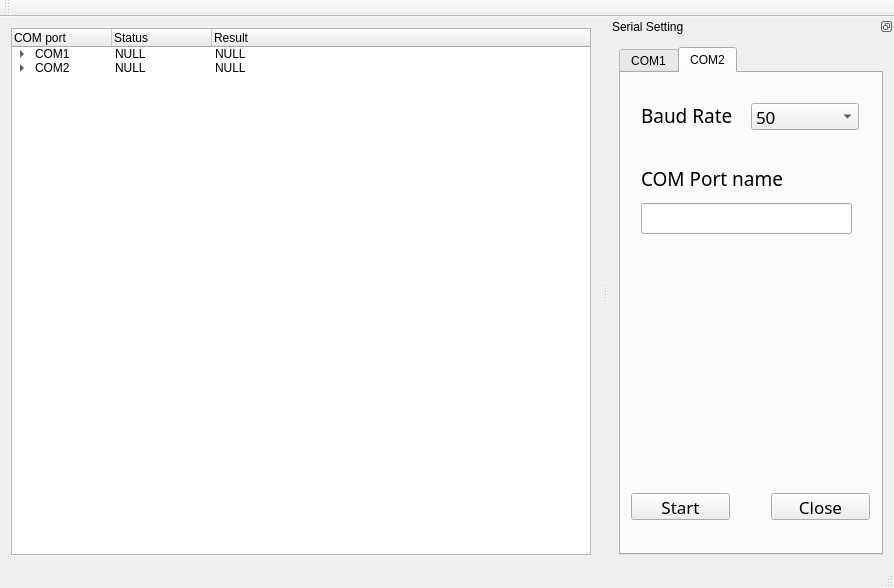
<?xml version="1.0" encoding="UTF-8"?>
<ui version="4.0">
 <class>MainWindow</class>
 <widget class="QMainWindow" name="MainWindow">
  <property name="geometry">
   <rect>
    <x>0</x>
    <y>0</y>
    <width>894</width>
    <height>588</height>
   </rect>
  </property>
  <property name="windowTitle">
   <string>ADV_serial</string>
  </property>
  <widget class="QWidget" name="centralWidget">
   <layout class="QGridLayout" name="gridLayout">
    <item row="1" column="0">
     <widget class="QTreeWidget" name="treeWidget">
      <property name="maximumSize">
       <size>
        <width>16777215</width>
        <height>16777215</height>
       </size>
      </property>
      <column>
       <property name="text">
        <string>COM port</string>
       </property>
      </column>
      <column>
       <property name="text">
        <string>Status</string>
       </property>
      </column>
      <column>
       <property name="text">
        <string>Result</string>
       </property>
      </column>
      <item>
       <property name="text">
        <string>COM1</string>
       </property>
       <property name="font">
        <font>
         <family>Ubuntu</family>
         <kerning>true</kerning>
        </font>
       </property>
       <property name="text">
        <string>NULL</string>
       </property>
       <property name="text">
        <string>NULL</string>
       </property>
       <property name="flags">
        <set>ItemIsDragEnabled|ItemIsUserCheckable|ItemIsEnabled</set>
       </property>
       <item>
        <property name="text">
         <string>Round</string>
        </property>
        <property name="text">
         <string/>
        </property>
        <property name="text">
         <string/>
        </property>
       </item>
       <item>
        <property name="text">
         <string>Write byte</string>
        </property>
        <property name="text">
         <string/>
        </property>
        <property name="text">
         <string/>
        </property>
       </item>
       <item>
        <property name="text">
         <string>Read byte</string>
        </property>
        <property name="text">
         <string/>
        </property>
        <property name="text">
         <string/>
        </property>
       </item>
      </item>
      <item>
       <property name="text">
        <string>COM2</string>
       </property>
       <property name="text">
        <string>NULL</string>
       </property>
       <property name="text">
        <string>NULL</string>
       </property>
       <item>
        <property name="text">
         <string>Round</string>
        </property>
       </item>
       <item>
        <property name="text">
         <string>Write byte</string>
        </property>
        <property name="text">
         <string/>
        </property>
        <property name="text">
         <string/>
        </property>
       </item>
       <item>
        <property name="text">
         <string>Read byte</string>
        </property>
        <property name="text">
         <string/>
        </property>
        <property name="text">
         <string/>
        </property>
       </item>
      </item>
     </widget>
    </item>
   </layout>
  </widget>
  <widget class="QMenuBar" name="menuBar">
   <property name="geometry">
    <rect>
     <x>0</x>
     <y>0</y>
     <width>894</width>
     <height>22</height>
    </rect>
   </property>
  </widget>
  <widget class="QToolBar" name="mainToolBar">
   <attribute name="toolBarArea">
    <enum>TopToolBarArea</enum>
   </attribute>
   <attribute name="toolBarBreak">
    <bool>false</bool>
   </attribute>
  </widget>
  <widget class="QStatusBar" name="statusBar"/>
  <widget class="QDockWidget" name="dockWidget">
   <property name="sizePolicy">
    <sizepolicy hsizetype="Minimum" vsizetype="Preferred">
     <horstretch>0</horstretch>
     <verstretch>0</verstretch>
    </sizepolicy>
   </property>
   <property name="minimumSize">
    <size>
     <width>286</width>
     <height>361</height>
    </size>
   </property>
   <property name="features">
    <set>QDockWidget::DockWidgetFloatable|QDockWidget::DockWidgetMovable</set>
   </property>
   <property name="windowTitle">
    <string>Serial Setting</string>
   </property>
   <attribute name="dockWidgetArea">
    <number>2</number>
   </attribute>
   <widget class="QWidget" name="dockWidgetContents">
    <layout class="QGridLayout" name="gridLayout_4">
     <item row="0" column="0">
      <widget class="QTabWidget" name="tabWidget">
       <property name="currentIndex">
        <number>1</number>
       </property>
       <widget class="QWidget" name="tab">
        <attribute name="title">
         <string>COM1</string>
        </attribute>
        <widget class="QLabel" name="label">
         <property name="geometry">
          <rect>
           <x>20</x>
           <y>30</y>
           <width>101</width>
           <height>24</height>
          </rect>
         </property>
         <property name="font">
          <font>
           <family>Futura</family>
           <pointsize>14</pointsize>
           <weight>50</weight>
           <italic>false</italic>
           <bold>false</bold>
          </font>
         </property>
         <property name="text">
          <string>Baud Rate</string>
         </property>
        </widget>
        <widget class="QComboBox" name="comboBox1">
         <property name="geometry">
          <rect>
           <x>130</x>
           <y>30</y>
           <width>108</width>
           <height>27</height>
          </rect>
         </property>
         <property name="font">
          <font>
           <family>American Typewriter</family>
           <pointsize>13</pointsize>
           <italic>false</italic>
          </font>
         </property>
         <property name="currentText">
          <string>9600</string>
         </property>
         <item>
          <property name="text">
           <string>50</string>
          </property>
         </item>
         <item>
          <property name="text">
           <string>75</string>
          </property>
         </item>
         <item>
          <property name="text">
           <string>110</string>
          </property>
         </item>
         <item>
          <property name="text">
           <string>150</string>
          </property>
         </item>
         <item>
          <property name="text">
           <string>300</string>
          </property>
         </item>
         <item>
          <property name="text">
           <string>600</string>
          </property>
         </item>
         <item>
          <property name="text">
           <string>1200</string>
          </property>
         </item>
         <item>
          <property name="text">
           <string>1800</string>
          </property>
         </item>
         <item>
          <property name="text">
           <string>2400</string>
          </property>
         </item>
         <item>
          <property name="text">
           <string>4800</string>
          </property>
         </item>
         <item>
          <property name="text">
           <string>7200</string>
          </property>
         </item>
         <item>
          <property name="text">
           <string>9600</string>
          </property>
         </item>
         <item>
          <property name="text">
           <string>14400</string>
          </property>
         </item>
         <item>
          <property name="text">
           <string>19200</string>
          </property>
         </item>
         <item>
          <property name="text">
           <string>38400</string>
          </property>
         </item>
         <item>
          <property name="text">
           <string>57600</string>
          </property>
         </item>
         <item>
          <property name="text">
           <string>115200</string>
          </property>
         </item>
         <item>
          <property name="text">
           <string>230400</string>
          </property>
         </item>
         <item>
          <property name="text">
           <string>460800</string>
          </property>
         </item>
         <item>
          <property name="text">
           <string>921600</string>
          </property>
         </item>
        </widget>
        <widget class="QLabel" name="label_2">
         <property name="geometry">
          <rect>
           <x>20</x>
           <y>90</y>
           <width>211</width>
           <height>31</height>
          </rect>
         </property>
         <property name="font">
          <font>
           <family>Futura</family>
           <pointsize>14</pointsize>
          </font>
         </property>
         <property name="midLineWidth">
          <number>0</number>
         </property>
         <property name="text">
          <string>COM Port name</string>
         </property>
        </widget>
        <widget class="QLineEdit" name="comName1">
         <property name="geometry">
          <rect>
           <x>20</x>
           <y>130</y>
           <width>211</width>
           <height>31</height>
          </rect>
         </property>
        </widget>
        <widget class="QPushButton" name="startButton1">
         <property name="geometry">
          <rect>
           <x>10</x>
           <y>420</y>
           <width>99</width>
           <height>27</height>
          </rect>
         </property>
         <property name="font">
          <font>
           <family>Futura</family>
           <pointsize>13</pointsize>
          </font>
         </property>
         <property name="text">
          <string>Start</string>
         </property>
        </widget>
        <widget class="QPushButton" name="closeButton1">
         <property name="enabled">
          <bool>true</bool>
         </property>
         <property name="geometry">
          <rect>
           <x>140</x>
           <y>420</y>
           <width>99</width>
           <height>27</height>
          </rect>
         </property>
         <property name="font">
          <font>
           <family>Futura</family>
           <pointsize>13</pointsize>
          </font>
         </property>
         <property name="text">
          <string>Close</string>
         </property>
         <property name="autoDefault">
          <bool>true</bool>
         </property>
         <property name="default">
          <bool>false</bool>
         </property>
        </widget>
       </widget>
       <widget class="QWidget" name="tab_2">
        <attribute name="title">
         <string>COM2</string>
        </attribute>
        <widget class="QPushButton" name="startButton2">
         <property name="geometry">
          <rect>
           <x>10</x>
           <y>420</y>
           <width>99</width>
           <height>27</height>
          </rect>
         </property>
         <property name="font">
          <font>
           <family>Futura</family>
           <pointsize>13</pointsize>
          </font>
         </property>
         <property name="cursor">
          <cursorShape>ArrowCursor</cursorShape>
         </property>
         <property name="text">
          <string>Start</string>
         </property>
         <property name="checkable">
          <bool>false</bool>
         </property>
        </widget>
        <widget class="QPushButton" name="closeButton2">
         <property name="enabled">
          <bool>true</bool>
         </property>
         <property name="geometry">
          <rect>
           <x>150</x>
           <y>420</y>
           <width>99</width>
           <height>27</height>
          </rect>
         </property>
         <property name="font">
          <font>
           <family>Futura</family>
           <pointsize>13</pointsize>
          </font>
         </property>
         <property name="text">
          <string>Close</string>
         </property>
         <property name="autoDefault">
          <bool>true</bool>
         </property>
         <property name="default">
          <bool>false</bool>
         </property>
        </widget>
        <widget class="QLabel" name="label_3">
         <property name="geometry">
          <rect>
           <x>20</x>
           <y>30</y>
           <width>101</width>
           <height>24</height>
          </rect>
         </property>
         <property name="font">
          <font>
           <family>Futura</family>
           <pointsize>14</pointsize>
           <weight>50</weight>
           <italic>false</italic>
           <bold>false</bold>
          </font>
         </property>
         <property name="text">
          <string>Baud Rate</string>
         </property>
        </widget>
        <widget class="QComboBox" name="comboBox2">
         <property name="geometry">
          <rect>
           <x>130</x>
           <y>30</y>
           <width>108</width>
           <height>27</height>
          </rect>
         </property>
         <property name="font">
          <font>
           <family>American Typewriter</family>
           <pointsize>13</pointsize>
           <italic>false</italic>
          </font>
         </property>
         <property name="currentText">
          <string>9600</string>
         </property>
         <item>
          <property name="text">
           <string>50</string>
          </property>
         </item>
         <item>
          <property name="text">
           <string>75</string>
          </property>
         </item>
         <item>
          <property name="text">
           <string>110</string>
          </property>
         </item>
         <item>
          <property name="text">
           <string>150</string>
          </property>
         </item>
         <item>
          <property name="text">
           <string>300</string>
          </property>
         </item>
         <item>
          <property name="text">
           <string>600</string>
          </property>
         </item>
         <item>
          <property name="text">
           <string>1200</string>
          </property>
         </item>
         <item>
          <property name="text">
           <string>1800</string>
          </property>
         </item>
         <item>
          <property name="text">
           <string>2400</string>
          </property>
         </item>
         <item>
          <property name="text">
           <string>4800</string>
          </property>
         </item>
         <item>
          <property name="text">
           <string>7200</string>
          </property>
         </item>
         <item>
          <property name="text">
           <string>9600</string>
          </property>
         </item>
         <item>
          <property name="text">
           <string>14400</string>
          </property>
         </item>
         <item>
          <property name="text">
           <string>19200</string>
          </property>
         </item>
         <item>
          <property name="text">
           <string>38400</string>
          </property>
         </item>
         <item>
          <property name="text">
           <string>57600</string>
          </property>
         </item>
         <item>
          <property name="text">
           <string>115200</string>
          </property>
         </item>
         <item>
          <property name="text">
           <string>230400</string>
          </property>
         </item>
         <item>
          <property name="text">
           <string>460800</string>
          </property>
         </item>
         <item>
          <property name="text">
           <string>921600</string>
          </property>
         </item>
        </widget>
        <widget class="QLabel" name="label_4">
         <property name="geometry">
          <rect>
           <x>20</x>
           <y>90</y>
           <width>201</width>
           <height>31</height>
          </rect>
         </property>
         <property name="font">
          <font>
           <family>Futura</family>
           <pointsize>14</pointsize>
          </font>
         </property>
         <property name="midLineWidth">
          <number>0</number>
         </property>
         <property name="text">
          <string>COM Port name</string>
         </property>
        </widget>
        <widget class="QLineEdit" name="comName2">
         <property name="geometry">
          <rect>
           <x>20</x>
           <y>130</y>
           <width>211</width>
           <height>31</height>
          </rect>
         </property>
        </widget>
        <zorder>startButton2</zorder>
        <zorder>closeButton2</zorder>
        <zorder>treeWidget</zorder>
        <zorder>label_3</zorder>
        <zorder>comboBox2</zorder>
        <zorder>label_4</zorder>
        <zorder>comName2</zorder>
       </widget>
      </widget>
     </item>
    </layout>
   </widget>
  </widget>
 </widget>
 <layoutdefault spacing="6" margin="11"/>
 <resources/>
 <connections/>
</ui>
